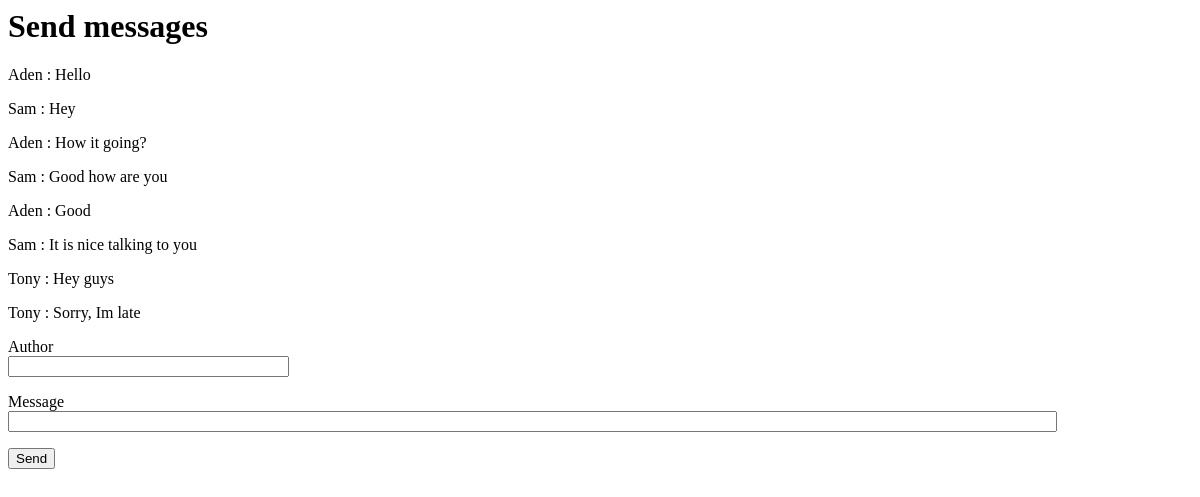
Before: / with the older database file.
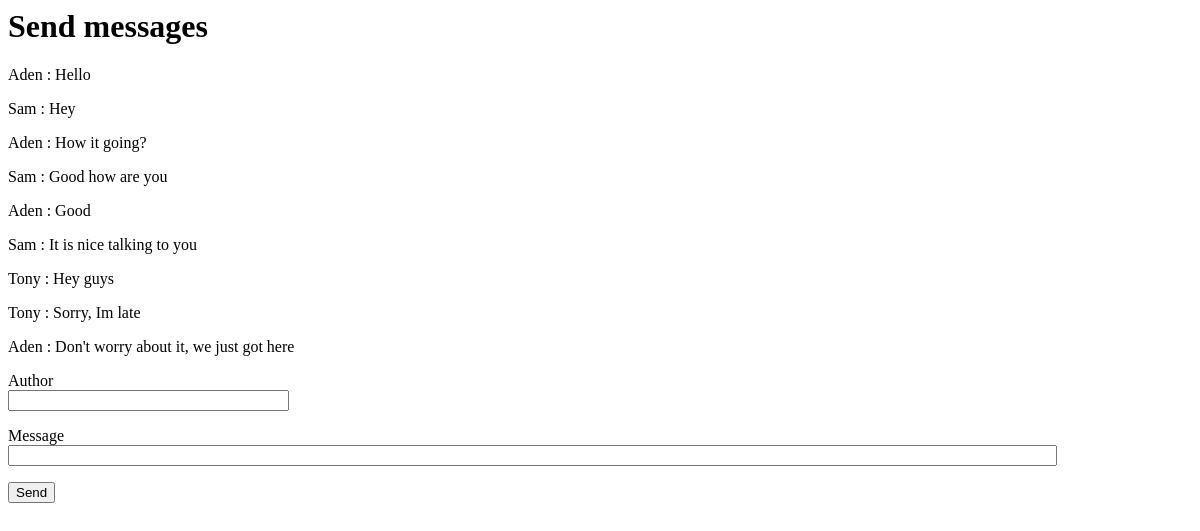
After: the same page with the newer database file.
### app/models.py (models this page shows, shortened)
class Messages(db.Model):
	id = db.Column(db.Integer, primary_key = True)
	message = db.Column(db.String(256))
	user_id = db.Column(db.Integer, db.ForeignKey('user.id'))

class User(db.Model):
	id = db.Column(db.Integer, primary_key=True)
	author = db.Column(db.String, nullable=False, unique=True)
	message = db.relationship('Messages', backref = 'author', lazy='dynamic')
	def __repr__(self):
		return f'{self.author}'

### app/routes.py (the view, shortened to what this page needs)
@app.route('/', methods=['GET','POST'])
def home():
	form = MessageForm()
	posts = []
	for m in Messages.query:
		new_m = {}
		new_m['author'] = m.author
		new_m['message'] = m.message
		posts.append(new_m)
	return render_template('home.html', posts=posts, form=form)

### app/forms.py
class MessageForm(FlaskForm):
	author = StringField('Author', validators=[InputRequired()])
	message = StringField('Message', validators = [InputRequired()])
	submit = SubmitField('Send')

### app/templates/home.html (shortened to what this page needs)
{% extends "base.html" %}
{% block content %}
    <h1>Send messages</h1>
    {% for post in posts %}
    <div>
        <p> {{ post.author }} : {{ post.message}} </p>
    </div>
    {% endfor %}
    <form action="" method="post" novalidate>
        <p>
            {{ form.author.label }}<br>
            {{ form.author(size=32) }}
        </p>
        <p>
            {{ form.message.label }}<br>
            {{ form.message(size=128) }}
        </p>
        <p>{{ form.submit() }}</p>
    </form>
{% endblock %}

Changed rows visible on the page:
added Messages: author "Aden", message "Don't worry about it, we just got here"
